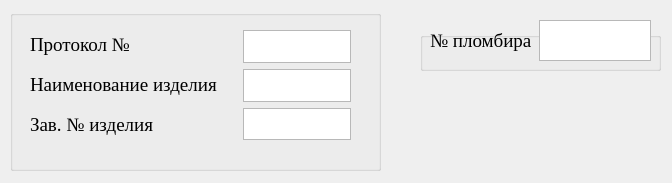
<?xml version="1.0" encoding="UTF-8"?>
<ui version="4.0">
 <class>SecondWindow</class>
 <widget class="QDialog" name="SecondWindow">
  <property name="geometry">
   <rect>
    <x>0</x>
    <y>0</y>
    <width>672</width>
    <height>183</height>
   </rect>
  </property>
  <property name="maximumSize">
   <size>
    <width>16777215</width>
    <height>16000000</height>
   </size>
  </property>
  <property name="font">
   <font>
    <family>Times New Roman</family>
    <pointsize>14</pointsize>
    <weight>50</weight>
    <bold>false</bold>
   </font>
  </property>
  <property name="windowTitle">
   <string>Dialog</string>
  </property>
  <property name="layoutDirection">
   <enum>Qt::LeftToRight</enum>
  </property>
  <property name="inputMethodHints">
   <set>Qt::ImhNone</set>
  </property>
  <widget class="QGroupBox" name="groupBox">
   <property name="geometry">
    <rect>
     <x>10</x>
     <y>10</y>
     <width>371</width>
     <height>161</height>
    </rect>
   </property>
   <property name="title">
    <string/>
   </property>
   <widget class="QWidget" name="horizontalLayoutWidget">
    <property name="geometry">
     <rect>
      <x>10</x>
      <y>10</y>
      <width>341</width>
      <height>131</height>
     </rect>
    </property>
    <layout class="QHBoxLayout" name="horizontalLayout" stretch="10,10">
     <property name="spacing">
      <number>6</number>
     </property>
     <property name="sizeConstraint">
      <enum>QLayout::SetNoConstraint</enum>
     </property>
     <property name="leftMargin">
      <number>0</number>
     </property>
     <property name="topMargin">
      <number>0</number>
     </property>
     <property name="rightMargin">
      <number>0</number>
     </property>
     <property name="bottomMargin">
      <number>1</number>
     </property>
     <item>
      <layout class="QVBoxLayout" name="verticalLayout" stretch="5,5,5">
       <property name="spacing">
        <number>10</number>
       </property>
       <property name="sizeConstraint">
        <enum>QLayout::SetNoConstraint</enum>
       </property>
       <property name="leftMargin">
        <number>10</number>
       </property>
       <property name="topMargin">
        <number>10</number>
       </property>
       <property name="rightMargin">
        <number>10</number>
       </property>
       <property name="bottomMargin">
        <number>10</number>
       </property>
       <item>
        <widget class="QLabel" name="label_2">
         <property name="text">
          <string>Протокол №</string>
         </property>
        </widget>
       </item>
       <item>
        <widget class="QLabel" name="label_3">
         <property name="text">
          <string>Наименование изделия</string>
         </property>
        </widget>
       </item>
       <item>
        <widget class="QLabel" name="label_14">
         <property name="text">
          <string>Зав. № изделия</string>
         </property>
        </widget>
       </item>
      </layout>
     </item>
     <item>
      <layout class="QVBoxLayout" name="verticalLayout_2" stretch="1,0,0">
       <property name="sizeConstraint">
        <enum>QLayout::SetMinAndMaxSize</enum>
       </property>
       <property name="leftMargin">
        <number>10</number>
       </property>
       <property name="topMargin">
        <number>10</number>
       </property>
       <property name="rightMargin">
        <number>10</number>
       </property>
       <property name="bottomMargin">
        <number>10</number>
       </property>
       <item>
        <widget class="QTextEdit" name="textEdit_4">
         <property name="tabStopDistance">
          <double>60.000000000000000</double>
         </property>
        </widget>
       </item>
       <item>
        <widget class="QTextEdit" name="textEdit_5">
         <property name="sizePolicy">
          <sizepolicy hsizetype="Expanding" vsizetype="Expanding">
           <horstretch>0</horstretch>
           <verstretch>0</verstretch>
          </sizepolicy>
         </property>
        </widget>
       </item>
       <item>
        <widget class="QTextEdit" name="textEdit_15">
         <property name="sizePolicy">
          <sizepolicy hsizetype="Expanding" vsizetype="Expanding">
           <horstretch>0</horstretch>
           <verstretch>0</verstretch>
          </sizepolicy>
         </property>
         <property name="font">
          <font>
           <family>Times New Roman</family>
           <pointsize>12</pointsize>
          </font>
         </property>
         <property name="inputMethodHints">
          <set>Qt::ImhNone</set>
         </property>
        </widget>
       </item>
      </layout>
     </item>
    </layout>
   </widget>
  </widget>
  <widget class="QGroupBox" name="groupBox_2">
   <property name="geometry">
    <rect>
     <x>420</x>
     <y>10</y>
     <width>241</width>
     <height>61</height>
    </rect>
   </property>
   <property name="title">
    <string> </string>
   </property>
   <widget class="QWidget" name="">
    <property name="geometry">
     <rect>
      <x>10</x>
      <y>10</y>
      <width>221</width>
      <height>41</height>
     </rect>
    </property>
    <layout class="QHBoxLayout" name="horizontalLayout_2">
     <item>
      <widget class="QLabel" name="label_4">
       <property name="text">
        <string>№ пломбира</string>
       </property>
      </widget>
     </item>
     <item>
      <widget class="QTextEdit" name="textEdit_6">
       <property name="tabStopDistance">
        <double>60.000000000000000</double>
       </property>
      </widget>
     </item>
    </layout>
   </widget>
  </widget>
 </widget>
 <resources/>
 <connections/>
</ui>
